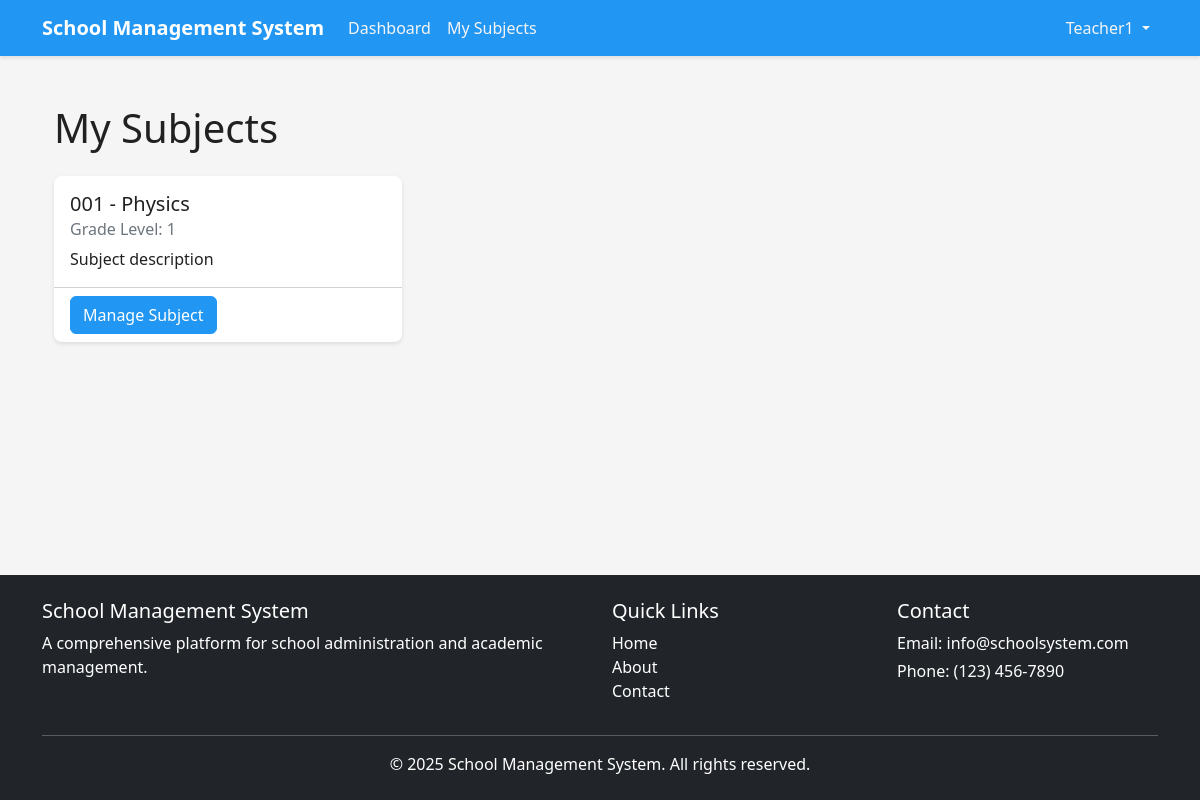
Before: /teacher/subjects (signed in) with the older database file.
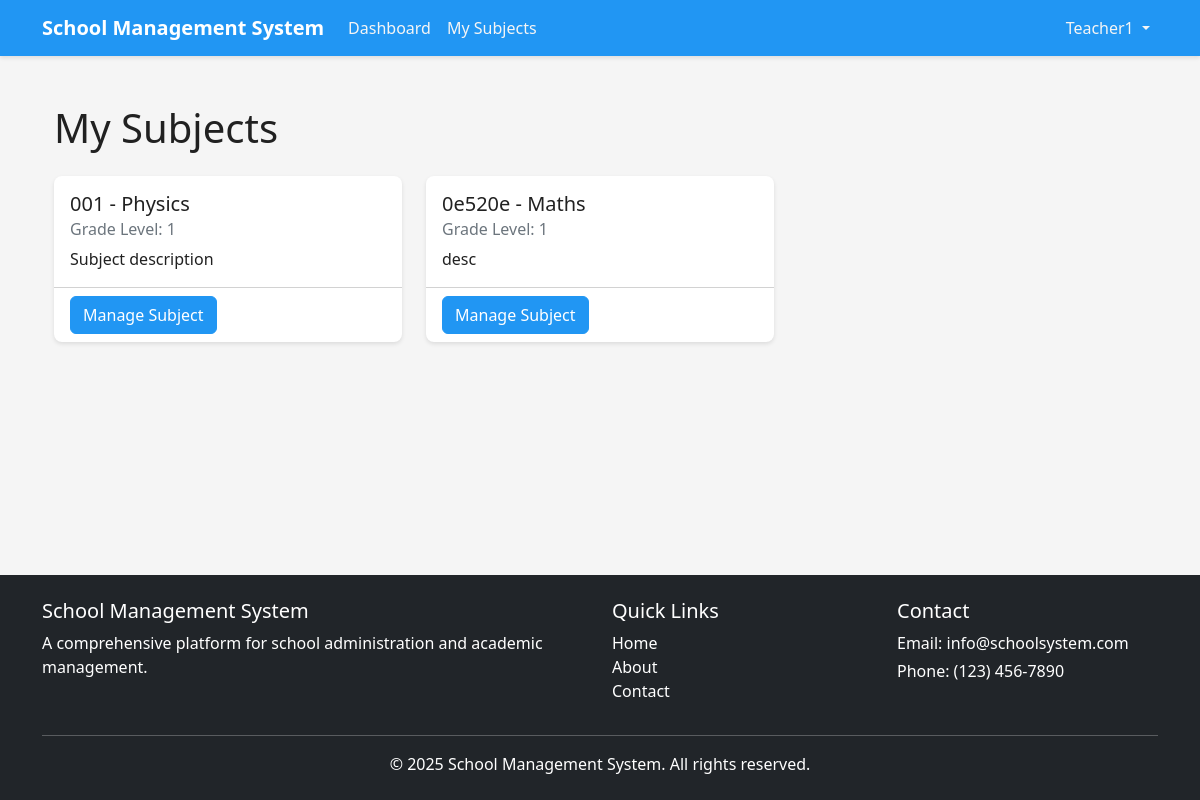
After: the same page with the newer database file.
### app/models/user.py (models this page shows, shortened)
class User(db.Model, UserMixin):
    id = db.Column(db.Integer, primary_key=True)
    school_id = db.Column(db.Integer, db.ForeignKey('school.id'), nullable=True)
    first_name = db.Column(db.String(50), nullable=False)
    last_name = db.Column(db.String(50), nullable=False)
    email = db.Column(db.String(120), unique=True, nullable=False)
    password_hash = db.Column(db.String(60), nullable=False)
    is_active = db.Column(db.Boolean, default=True)
    created_at = db.Column(db.DateTime, default=datetime.utcnow)
    updated_at = db.Column(db.DateTime, default=datetime.utcnow, onupdate=datetime.utcnow)
    roles = db.relationship('Role', secondary=user_roles, lazy='subquery',
                            backref=db.backref('users', lazy=True))
    school = db.relationship('School', backref='users')
    children = db.relationship(
        'User',
        secondary=parent_student,
        primaryjoin=(parent_student.c.parent_id == id),
        secondaryjoin=(parent_student.c.student_id == id),
        backref=db.backref('parents', lazy='dynamic'),
        lazy='dynamic'
    )
    teaching_subjects = db.relationship(
        'Subject',
        secondary=teacher_subject,
        lazy='subquery',
        backref=db.backref('teachers', lazy=True)
    )
    enrolled_subjects = db.relationship(
        'Subject',
        secondary=subject_enrollment,
        lazy='subquery',
        backref=db.backref('students', lazy=True)
    )
    grades = db.relationship('Grade', backref='student', lazy=True,
                            foreign_keys='Grade.student_id')
    attendances = db.relationship('Attendance', backref='student', lazy=True,
                                foreign_keys='Attendance.student_id')
    def has_role(self, role_name):
        return any(role.name == role_name for role in self.roles)
    def is_super_admin(self):
        return self.has_role('super_admin')
    def is_admin(self):
        return self.has_role('admin')
    def is_teacher(self):
        return self.has_role('teacher')

### app/models/subject.py (models this page shows, shortened)
class Subject(db.Model):
    id = db.Column(db.Integer, primary_key=True)
    school_id = db.Column(db.Integer, db.ForeignKey('school.id'), nullable=False)
    code = db.Column(db.String(20), nullable=False)
    name = db.Column(db.String(100), nullable=False)
    description = db.Column(db.Text)
    grade_level = db.Column(db.String(20))
    credits = db.Column(db.Float, default=0)
    created_at = db.Column(db.DateTime, default=datetime.utcnow)
    updated_at = db.Column(db.DateTime, default=datetime.utcnow, onupdate=datetime.utcnow)
    assignments = db.relationship('Assignment', backref='subject', lazy=True)
    tests = db.relationship('Test', backref='subject', lazy=True)
    attendances = db.relationship('Attendance', backref='subject', lazy=True)
    grades = db.relationship('Grade', backref='subject', lazy=True,
                           foreign_keys='Grade.subject_id')
    schedule_items = db.relationship('ScheduleItem', backref='subject', lazy=True)

### app/views/teacher.py (the view)
@teacher.route('/subjects')
@login_required
@teacher_required
def subjects_list():
    subjects = current_user.teaching_subjects
    return render_template('teacher/subjects/list.html', subjects=subjects)

### app/models/user.py (called while the page is built)
@login_manager.user_loader
def load_user(user_id):
    return User.query.get(int(user_id))

### app/utils/access_control.py (called while the page is built)
def role_required(*roles):
    def decorator(f):
        @wraps(f)
        def decorated_function(*args, **kwargs):
            if not current_user.is_authenticated:
                flash('Please log in to access this page.', 'warning')
                return redirect(url_for('auth.login'))
            has_role = False
            for role in roles:
                if current_user.has_role(role):
                    has_role = True
                    break
            if not has_role:
                abort(403)
            return f(*args, **kwargs)
        return decorated_function
    return decorator

### run.py (called while the page is built)
@app.context_processor
def inject_now():
    return {'now': datetime.utcnow()}

### app/templates/teacher/subjects/list.html (shortened to what this page needs)
{% extends 'base.html' %}
{% block content %}
<div class="container py-4">
    <h1 class="mb-4">My Subjects</h1>
    {% if subjects %}
        <div class="row">
            {% for subject in subjects %}
                <div class="col-md-4 mb-4">
                    <div class="card h-100">
                        <div class="card-body">
                            <h5 class="card-title">{{ subject.code }} - {{ subject.name }}</h5>
                            <h6 class="card-subtitle mb-2 text-muted">Grade Level: {{ subject.grade_level }}</h6>
                            <p class="card-text">{{ subject.description }}</p>
                        </div>
                        <div class="card-footer bg-transparent">
                            <a href="{{ url_for('teacher.subject_detail', subject_id=subject.id) }}" class="btn btn-primary">Manage Subject</a>
                        </div>
                    </div>
                </div>
            {% endfor %}
        </div>
    {% else %}
        <div class="alert alert-info">You don't have any subjects assigned to you yet.</div>
    {% endif %}
</div>
{% endblock %}

### app/templates/base.html (shortened to what this page needs)
<!DOCTYPE html>
<html lang="en">
<head>
    <link rel="stylesheet" href="{{ url_for('static', filename='css/bootstrap.min.css') }}">
    <link rel="stylesheet" href="{{ url_for('static', filename='css/style.css') }}">
</head>
<body>
    <header>
        <nav class="navbar navbar-expand-lg navbar-dark bg-primary">
            <div class="container">
                <a class="navbar-brand" href="{{ url_for('main.index') }}">
                    <span class="fw-bold">School Management System</span>
                </a>
                <div class="collapse navbar-collapse" id="navbarNav">
                    <ul class="navbar-nav me-auto">
                        {% if current_user.is_authenticated %}
                            {% if current_user.is_super_admin() %}
                                <li class="nav-item">
                                    <a class="nav-link" href="{{ url_for('super_admin.dashboard') }}">Dashboard</a>
                                </li>
                                <li class="nav-item">
                                    <a class="nav-link" href="{{ url_for('super_admin.schools_list') }}">Schools</a>
                                </li>
                                <li class="nav-item">
                                    <a class="nav-link" href="{{ url_for('super_admin.admins_list') }}">Administrators</a>
                                </li>
                            {% elif current_user.is_teacher() %}
                                <li class="nav-item">
                                    <a class="nav-link" href="{{ url_for('teacher.dashboard') }}">Dashboard</a>
                                </li>
                                <li class="nav-item">
                                    <a class="nav-link" href="{{ url_for('teacher.subjects_list') }}">My Subjects</a>
                                </li>
                            {% endif %}
                        {% endif %}
                    </ul>
                    <ul class="navbar-nav">
                        {% if current_user.is_authenticated %}
                            <li class="nav-item dropdown">
                                <a class="nav-link dropdown-toggle" href="#" id="userDropdown" role="button" data-bs-toggle="dropdown">
                                    {{ current_user.first_name }}
                                </a>
                            </li>
                        {% else %}
                            <li class="nav-item">
                                <a class="nav-link" href="{{ url_for('auth.login') }}">Login</a>
                            </li>
                        {% endif %}
                    </ul>
                </div>
            </div>
        </nav>
    </header>
    <main class="container my-4">
        {% block content %}{% endblock %}
    </main>
    <footer class="bg-dark text-white py-4 mt-5">
        <div class="container">
            <div class="row">
                <div class="col-md-6">
                    <h5>School Management System</h5>
                    <p>A comprehensive platform for school administration and academic management.</p>
                </div>
                <div class="col-md-3">
                    <h5>Quick Links</h5>
                    <ul class="list-unstyled">
                        <li><a href="{{ url_for('main.index') }}" class="text-decoration-none text-white">Home</a></li>
                        <li><a href="{{ url_for('main.about') }}" class="text-decoration-none text-white">About</a></li>
                        <li><a href="{{ url_for('main.contact') }}" class="text-decoration-none text-white">Contact</a></li>
                    </ul>
                </div>
                <div class="col-md-3">
                    <h5>Contact</h5>
                    <address class="mb-0">
                        <p class="mb-1">Email: info@schoolsystem.com</p>
                        <p class="mb-1">Phone: (123) 456-7890</p>
                    </address>
                </div>
            </div>
            <hr>
            <div class="text-center">
                <p class="mb-0">&copy; {{ now.year }} School Management System. All rights reserved.</p>
            </div>
        </div>
    </footer>
</body>
</html>

### app/static/css/style.css (style rules this page uses)
:root { --primary-color: #2196f3; --primary-dark: #1976d2; --primary-light: #bbdefb; --secondary-color: #4caf50; --secondary-dark: #388e3c; --secondary-light: #c8e6c9; --accent-color: #009688; --text-dark: #212121; --text-medium: #757575; --text-light: #f5f5f5; --background-light: #ffffff; --background-grey: #f5f5f5; --danger-color: #f44336; --warning-color: #ff9800; --success-color: #4caf50; --info-color: #2196f3; }
body { font-family: 'Segoe UI', Tahoma, Geneva, Verdana, sans-serif; color: var(--text-dark); background-color: var(--background-grey); min-height: 100vh; display: flex; flex-direction: column; }
main { flex: 1; }
.btn-primary { background-color: var(--primary-color); border-color: var(--primary-color); }
.bg-primary { background-color: var(--primary-color) !important; }
.card { border-radius: 8px; overflow: hidden; border: none; box-shadow: 0 2px 4px rgba(0, 0, 0, 0.1); transition: all 0.3s ease; }
.navbar { box-shadow: 0 2px 4px rgba(0, 0, 0, 0.1); }
.navbar-brand { font-weight: 700; }
.navbar-dark .navbar-nav .nav-link { color: var(--text-light); }
footer { padding: 2rem 0; margin-top: auto; }

Changed rows visible on the page:
added Subject: code "0e520e", name "Maths", grade_level "1", description "desc"
